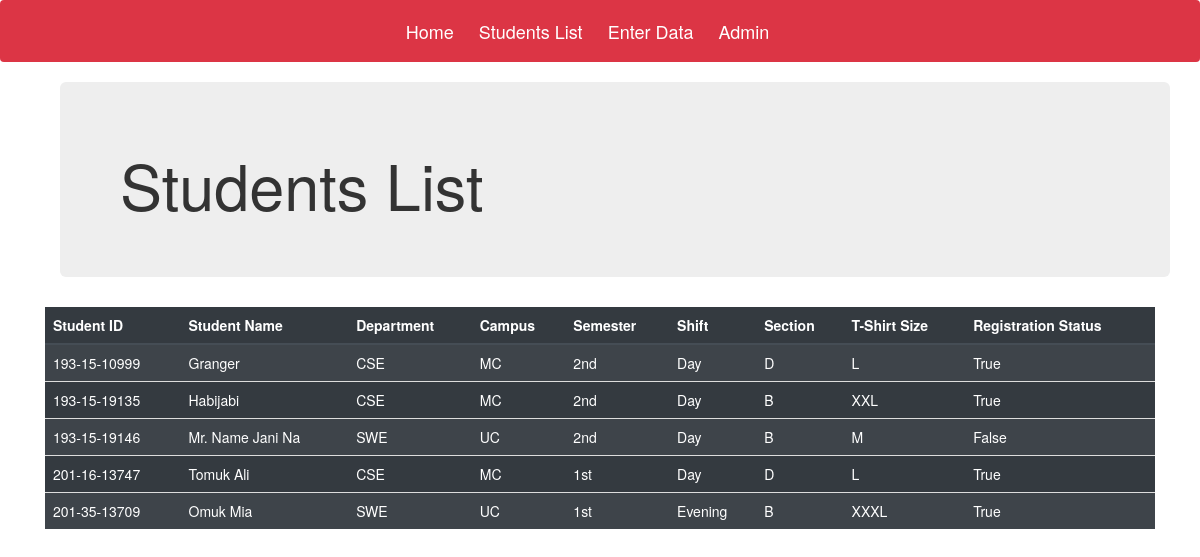
The app's page /Registration/students/, older data.
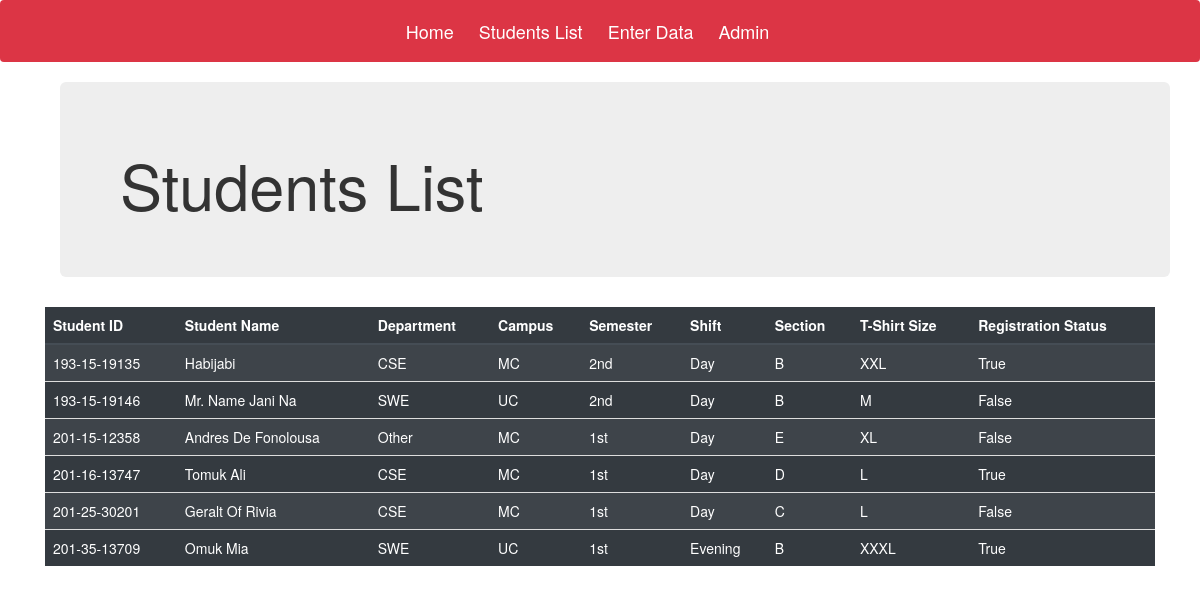
The same page, newer data.
### Registration/models.py (models this page shows, shortened)
class Student(models.Model):
    dept = (
        ('CSE', "CSE"),
        ('SWE', 'SWE'),
        ('CIS', 'CIS'),
        ('Other', 'Other'),
    )
    camp = (
        ('MC', 'MC'),
        ('UC', 'UC'),
    )
    sem = (
        ('1st', '1st'),
        ('2nd', '2nd'),
    )
    shft = (
        ('Day', 'Day'),
        ('Evening', 'Evening'),
    )
    sec = (
        ('A', 'A'),
        ('B', 'B'),
        ('C', 'C'),
        ('D', 'D'),
        ('E', 'E'),
    )
    tshirt = (
        ('M', 'M'),
        ('L', 'L'),
        ('XL', 'XL'),
        ('XXL', 'XXL'),
        ('XXXL', 'XXXL'),
    )
    ID = models.CharField(max_length=20, unique=True, primary_key=True)
    Name = models.CharField(max_length=50)
    Department = models.CharField(max_length=10, choices=dept, default='Cse')
    Campus = models.CharField(max_length=10, choices=camp, default='Main')
    Semester = models.CharField(max_length=10, choices=sem, default='first')
    Shift = models.CharField(max_length=10, choices=shft, default='day')
    Section = models.CharField(max_length=10, choices=sec)
    TShirt = models.CharField(max_length=10, choices=tshirt, default='mid')
    Status = models.BooleanField(default=False)

### Registration/views.py (the view)
def list(request):
    student_list = Student.objects.order_by('ID')
    dict = {'table': student_list}
    return render(request, 'Registration/list.html', context=dict)

### templates/Registration/list.html
<!DOCTYPE html>
 {% extends "Registration/base.html" %}
 {% load static %}
  {% block body_block %}
    <div class="container">
      <div class="jumbotron">
        <h1>Students List</h1>
      </div>
    </div>
    <div class="table-responsive">
      {% if table %}
        <table class = "table table-dark table-striped table-hover">
          <thead class= "thead-dark">
            <th scope="col">Student ID</th>
            <th scope="col"> Student Name</th>
            <th scope="col">Department</th>
            <th scope="col">Campus</th>
            <th scope="col">Semester</th>
            <th scope="col">Shift</th>
            <th scope="col">Section</th>
            <th scope="col">T-Shirt Size</th>
            <th scope="col">Registration Status</th>
          </thead>
          {% for st in table %}
            <tr>
              <td>{{ st.ID }}</td>
              <td>{{ st.Name|title }}</td>
              <td>{{ st.Department }}</td>
              <td>{{ st.Campus }}</td>
              <td>{{ st.Semester }}</td>
              <td>{{ st.Shift }}</td>
              <td>{{ st.Section }}</td>
              <td>{{ st.TShirt }}</td>
              <td>{{ st.Status }}</td>
            </tr>
          {% endfor %}
        </table>
        {% else %}
          <p>Nothing Found :( </p>
        {% endif %}
    </div>
 {% endblock %}

Row changes from the older to the newer data that the page shows:
removed Student: ID "193-15-10999", Name "Granger", Department "CSE", Campus "MC", Semester "2nd", Shift "Day", Section "D", TShirt "L", Status "True"
added Student: ID "201-15-12358", Name "Andres De Fonolousa", Department "Other", Campus "MC", Semester "1st", Shift "Day", Section "E", TShirt "XL", Status "False"
added Student: ID "201-25-30201", Name "Geralt Of Rivia", Department "CSE", Campus "MC", Semester "1st", Shift "Day", Section "C", TShirt "L", Status "False"
